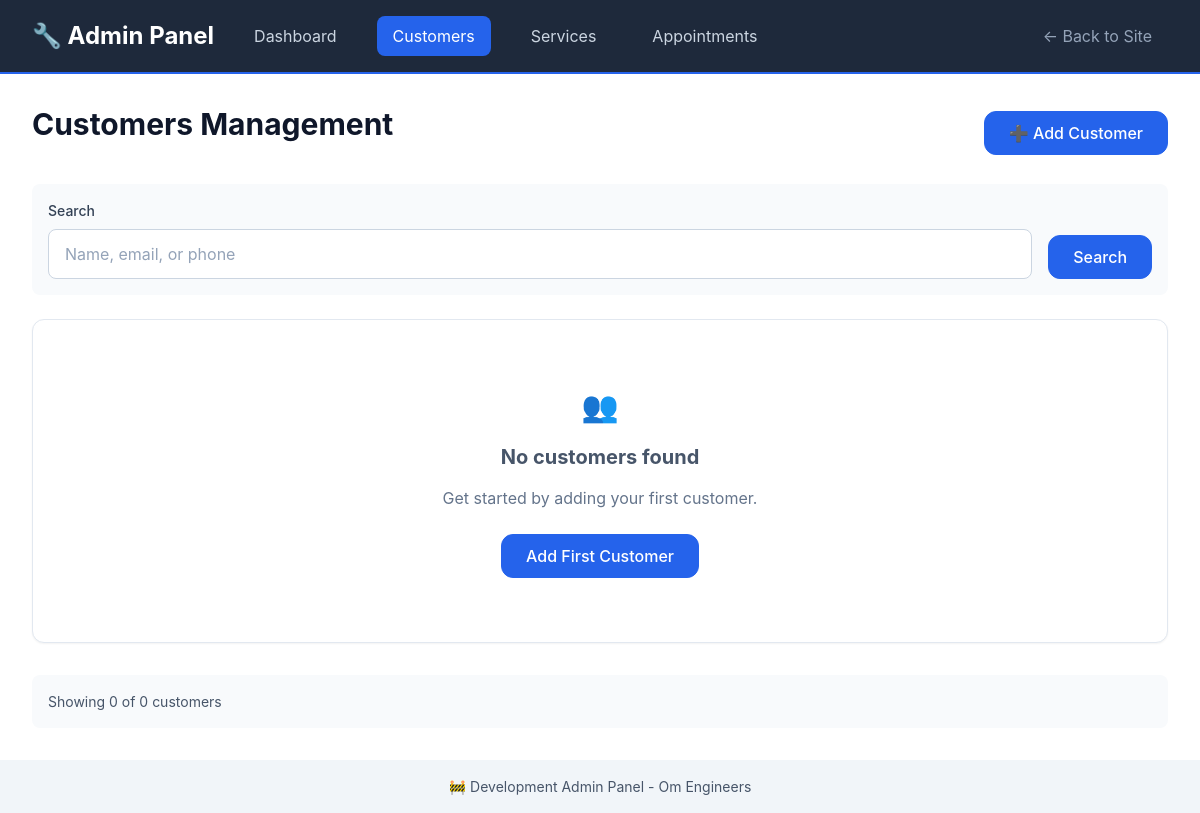
Before: /admin/customers with the older database file.
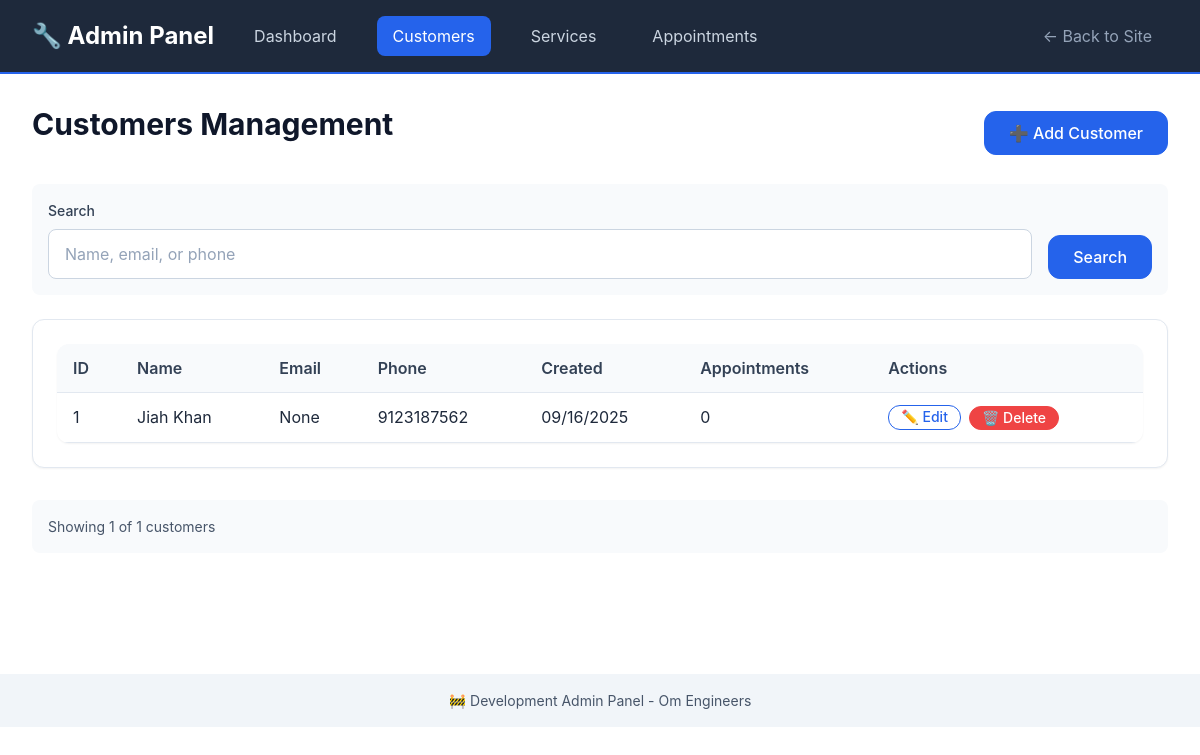
After: the same page with the newer database file.
### models/customer_db.py (models this page shows, shortened)
class Customer(db.Model):
    __tablename__ = 'customers'
    id: Mapped[int] = mapped_column(primary_key=True)
    name: Mapped[str] = mapped_column(String(100), nullable=False)
    email: Mapped[str] = mapped_column(String(120), nullable=True, index=True)
    phone: Mapped[str] = mapped_column(String(20), nullable=False, index=True)
    address: Mapped[str] = mapped_column(Text, nullable=True)
    created_at: Mapped[datetime] = mapped_column(DateTime, default=datetime.utcnow)
    updated_at: Mapped[datetime] = mapped_column(DateTime, default=datetime.utcnow, onupdate=datetime.utcnow)
    appointments = db.relationship('Appointment', back_populates='customer', cascade='all, delete-orphan')

### routes/admin.py (the view, shortened to what this page needs)
@admin_bp.route('/customers')
def customers():
    search = request.args.get('search', '')
    page = request.args.get('page', 1, type=int)
    query = Customer.query
    customers = query.order_by(Customer.created_at.desc()).paginate(
        page=page, per_page=20, error_out=False
    )
    return render_template('admin/customers.html', customers=customers, search=search)

### templates/admin/customers.html (shortened to what this page needs)
{% extends "admin/base.html" %}
{% block content %}
<div style="display: flex; justify-content: space-between; align-items: center; margin-bottom: var(--space-6);">
    <h1>Customers Management</h1>
    <a href="{{ url_for('admin.new_customer') }}" class="btn btn-primary">➕ Add Customer</a>
</div>
<div class="filters">
    <form method="GET" style="display: flex; gap: var(--space-4); align-items: end; flex-wrap: wrap; width: 100%;">
        <div style="flex: 1; min-width: 200px;">
            <label for="search" class="form-label">Search</label>
            <input type="text" id="search" name="search" class="form-input"
                   placeholder="Name, email, or phone" value="{{ search }}">
        </div>
        <button type="submit" class="btn btn-primary">Search</button>
    </form>
</div>
{% if customers.items %}
<div class="card">
    <table class="admin-table">
        <thead>
            <tr>
                <th>ID</th>
                <th>Name</th>
                <th>Email</th>
                <th>Phone</th>
                <th>Created</th>
                <th>Appointments</th>
                <th>Actions</th>
            </tr>
        </thead>
        <tbody>
            {% for customer in customers.items %}
            <tr>
                <td>{{ customer.id }}</td>
                <td>{{ customer.name }}</td>
                <td>{{ customer.email }}</td>
                <td>{{ customer.phone }}</td>
                <td>{{ customer.created_at.strftime('%m/%d/%Y') }}</td>
                <td>{{ customer.appointments|length }}</td>
                <td>
                    <div style="display: flex; gap: var(--space-2);">
                        <a href="{{ url_for('admin.edit_customer', customer_id=customer.id) }}"
                           class="btn btn-sm btn-outline">✏️ Edit</a>
                        <form method="POST" action="{{ url_for('admin.delete_customer', customer_id=customer.id) }}"
                              style="display: inline;"
                              onsubmit="return confirm('Are you sure you want to delete this customer? This will also delete all their appointments!')">
                            <button type="submit" class="btn btn-sm btn-danger">🗑️ Delete</button>
                        </form>
                    </div>
                </td>
            </tr>
            {% endfor %}
        </tbody>
    </table>
</div>
{% else %}
<div class="card" style="text-align: center; padding: var(--space-16);">
    <div style="font-size: var(--font-size-3xl); margin-bottom: var(--space-4);">👥</div>
    <h3 style="color: var(--gray-600); margin-bottom: var(--space-4);">No customers found</h3>
    {% if search %}
    <p style="color: var(--gray-500); margin-bottom: var(--space-6);">
        No customers match your search for "{{ search }}".
    </p>
    <a href="{{ url_for('admin.customers') }}" class="btn btn-secondary">Clear Search</a>
    {% else %}
    <p style="color: var(--gray-500); margin-bottom: var(--space-6);">
        Get started by adding your first customer.
    </p>
    <a href="{{ url_for('admin.new_customer') }}" class="btn btn-primary">Add First Customer</a>
    {% endif %}
</div>
{% endif %}
<div style="margin-top: var(--space-8); padding: var(--space-4); background: var(--gray-50); border-radius: var(--border-radius);">
    <p style="margin: 0; color: var(--gray-600); font-size: var(--font-size-sm);">
        Showing {{ customers.items|length }} of {{ customers.total }} customers
    </p>
</div>
{% endblock %}

### templates/admin/base.html (shortened to what this page needs)
<!DOCTYPE html>
<html lang="en">
<head>
    <link rel="stylesheet" href="{{ url_for('static', filename='css/main.css') }}">
</head>
<body>
    <header class="admin-header">
        <div class="container">
            <div class="admin-nav">
                <h2 style="color: var(--white); margin: 0;">🔧 Admin Panel</h2>
                <a href="{{ url_for('admin.index') }}" class="{% if request.endpoint == 'admin.index' %}active{% endif %}">Dashboard</a>
                <a href="{{ url_for('admin.customers') }}" class="{% if 'customers' in request.endpoint %}active{% endif %}">Customers</a>
                <a href="{{ url_for('admin.services') }}" class="{% if 'services' in request.endpoint %}active{% endif %}">Services</a>
                <a href="{{ url_for('admin.appointments') }}" class="{% if 'appointments' in request.endpoint %}active{% endif %}">Appointments</a>
                <div style="margin-left: auto;">
                    <a href="{{ url_for('main.index') }}" style="color: var(--gray-400);">← Back to Site</a>
                </div>
            </div>
        </div>
    </header>
    <main class="admin-content">
        <div class="container">
            {% block content %}{% endblock %}
        </div>
    </main>
    <footer style="background-color: var(--gray-100); padding: var(--space-4) 0; text-align: center; color: var(--gray-600);">
        <div class="container">
            <p style="margin: 0; font-size: var(--font-size-sm);">
                🚧 Development Admin Panel - {{ config.APP_NAME }}
            </p>
        </div>
    </footer>
</body>
</html>

### templates/admin/base.html (style rules this page uses)
.admin-header { background-color: var(--gray-800); color: var(--white); padding: var(--space-4) 0; border-bottom: 2px solid var(--primary-color); }
.admin-nav { display: flex; gap: var(--space-6); align-items: center; }
.admin-nav a { color: var(--gray-300); text-decoration: none; padding: var(--space-2) var(--space-4); border-radius: var(--border-radius); transition: all 0.2s ease; }
.admin-nav a:hover, .admin-nav a.active { background-color: var(--primary-color); color: var(--white); }
.admin-content { padding: var(--space-8) 0; min-height: calc(100vh - 200px); }
.admin-table { width: 100%; border-collapse: collapse; background: var(--white); box-shadow: var(--shadow-sm); border-radius: var(--border-radius-lg); overflow: hidden; }
.admin-table th, .admin-table td { padding: var(--space-3) var(--space-4); text-align: left; border-bottom: 1px solid var(--gray-200); }
.admin-table th { background-color: var(--gray-50); font-weight: var(--font-weight-semibold); color: var(--gray-700); }
.btn-sm { padding: var(--space-1) var(--space-3); font-size: var(--font-size-sm); min-height: auto; }
.btn-danger { background-color: var(--error-color); border-color: var(--error-color); color: var(--white); }
.filters { background: var(--gray-50); padding: var(--space-4); border-radius: var(--border-radius); margin-bottom: var(--space-6); display: flex; gap: var(--space-4); align-items: end; flex-wrap: wrap; }

Changed rows visible on the page:
added Customer: id "1", name "Jiah Khan", email "None", phone "9123187562", created_at "09/16/2025", appointments|length "0"
Other visible differences:
{{ customers.items|length }}: "0" → "1"
{{ customers.total }}: "0" → "1"
text no longer shown: "👥 No customers found Get started by adding your first customer. Add First Customer"
text now shown: "ID Name Email Phone Created Appointments Actions"
